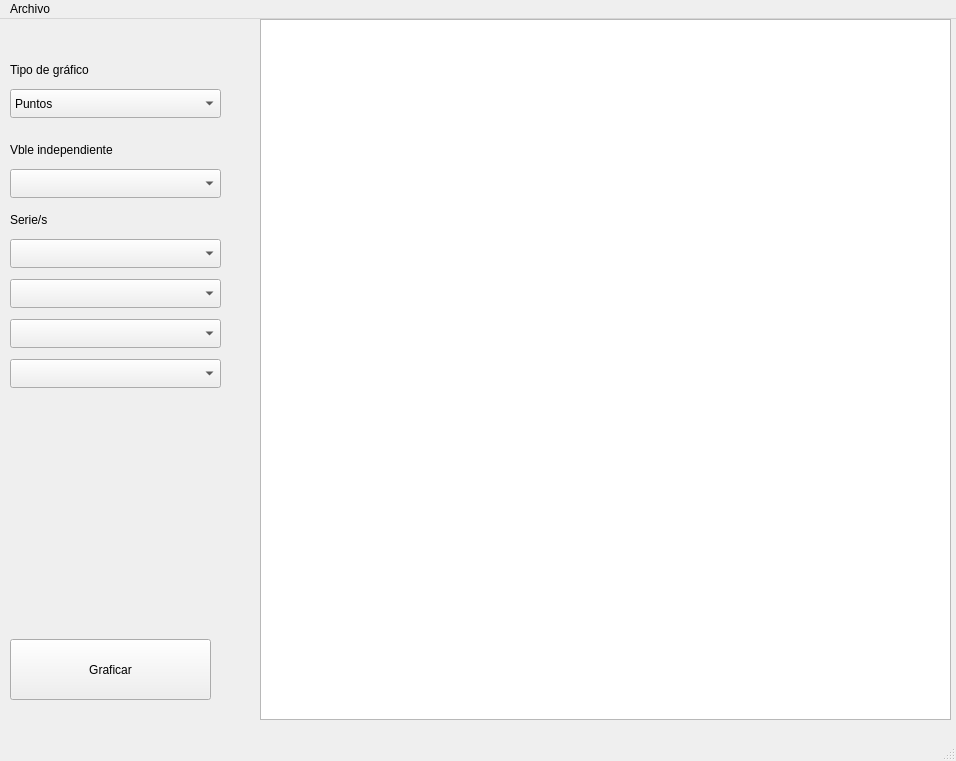
<?xml version="1.0" encoding="UTF-8"?>
<ui version="4.0">
 <class>MainWindow</class>
 <widget class="QMainWindow" name="MainWindow">
  <property name="windowModality">
   <enum>Qt::WindowModal</enum>
  </property>
  <property name="geometry">
   <rect>
    <x>0</x>
    <y>0</y>
    <width>956</width>
    <height>761</height>
   </rect>
  </property>
  <property name="windowTitle">
   <string>MainWindow</string>
  </property>
  <widget class="QWidget" name="centralwidget">
   <widget class="QComboBox" name="comboGraf">
    <property name="geometry">
     <rect>
      <x>10</x>
      <y>70</y>
      <width>211</width>
      <height>29</height>
     </rect>
    </property>
    <item>
     <property name="text">
      <string>Puntos</string>
     </property>
    </item>
    <item>
     <property name="text">
      <string>Barras</string>
     </property>
    </item>
    <item>
     <property name="text">
      <string>Torta</string>
     </property>
    </item>
    <item>
     <property name="text">
      <string>Linea</string>
     </property>
    </item>
    <item>
     <property name="text">
      <string>Regresión lineal</string>
     </property>
    </item>
    <item>
     <property name="text">
      <string>Reg cuadrática</string>
     </property>
    </item>
   </widget>
   <widget class="QLabel" name="label">
    <property name="geometry">
     <rect>
      <x>10</x>
      <y>40</y>
      <width>201</width>
      <height>21</height>
     </rect>
    </property>
    <property name="text">
     <string>Tipo de gráfico</string>
    </property>
   </widget>
   <widget class="QLabel" name="label_2">
    <property name="geometry">
     <rect>
      <x>10</x>
      <y>120</y>
      <width>201</width>
      <height>21</height>
     </rect>
    </property>
    <property name="text">
     <string>Vble independiente</string>
    </property>
   </widget>
   <widget class="QComboBox" name="comboX">
    <property name="geometry">
     <rect>
      <x>10</x>
      <y>150</y>
      <width>211</width>
      <height>29</height>
     </rect>
    </property>
   </widget>
   <widget class="QComboBox" name="Serie">
    <property name="geometry">
     <rect>
      <x>10</x>
      <y>220</y>
      <width>211</width>
      <height>29</height>
     </rect>
    </property>
   </widget>
   <widget class="QLabel" name="label_3">
    <property name="geometry">
     <rect>
      <x>10</x>
      <y>190</y>
      <width>201</width>
      <height>21</height>
     </rect>
    </property>
    <property name="text">
     <string>Serie/s</string>
    </property>
   </widget>
   <widget class="QComboBox" name="Serie_2">
    <property name="geometry">
     <rect>
      <x>10</x>
      <y>260</y>
      <width>211</width>
      <height>29</height>
     </rect>
    </property>
   </widget>
   <widget class="QComboBox" name="Serie_3">
    <property name="geometry">
     <rect>
      <x>10</x>
      <y>300</y>
      <width>211</width>
      <height>29</height>
     </rect>
    </property>
   </widget>
   <widget class="QComboBox" name="Serie_4">
    <property name="geometry">
     <rect>
      <x>10</x>
      <y>340</y>
      <width>211</width>
      <height>29</height>
     </rect>
    </property>
   </widget>
   <widget class="otraClase" name="otraClase">
    <property name="geometry">
     <rect>
      <x>260</x>
      <y>0</y>
      <width>691</width>
      <height>701</height>
     </rect>
    </property>
   </widget>
   <widget class="QLabel" name="label_4">
    <property name="geometry">
     <rect>
      <x>20</x>
      <y>10</y>
      <width>201</width>
      <height>21</height>
     </rect>
    </property>
    <property name="text">
     <string/>
    </property>
   </widget>
   <widget class="QPushButton" name="graficar">
    <property name="geometry">
     <rect>
      <x>10</x>
      <y>620</y>
      <width>201</width>
      <height>61</height>
     </rect>
    </property>
    <property name="text">
     <string>Graficar</string>
    </property>
   </widget>
  </widget>
  <widget class="QMenuBar" name="menubar">
   <property name="geometry">
    <rect>
     <x>0</x>
     <y>0</y>
     <width>956</width>
     <height>26</height>
    </rect>
   </property>
   <widget class="QMenu" name="menuArchivo">
    <property name="title">
     <string>Archivo</string>
    </property>
    <addaction name="actionCerrar"/>
    <addaction name="actionGuardar_gr_fico"/>
    <addaction name="actionCargar_datos"/>
   </widget>
   <addaction name="menuArchivo"/>
  </widget>
  <widget class="QStatusBar" name="statusbar"/>
  <action name="actionCerrar">
   <property name="text">
    <string>Cerrar</string>
   </property>
  </action>
  <action name="actionGuardar_gr_fico">
   <property name="text">
    <string>Guardar gráfico</string>
   </property>
  </action>
  <action name="actionCargar">
   <property name="text">
    <string>Cargar</string>
   </property>
  </action>
  <action name="actionCargar_datos">
   <property name="text">
    <string>Cargar datos</string>
   </property>
  </action>
 </widget>
 <customwidgets>
  <customwidget>
   <class>otraClase</class>
   <extends>QGraphicsView</extends>
   <header>otraClase.h</header>
  </customwidget>
 </customwidgets>
 <resources/>
 <connections/>
</ui>
